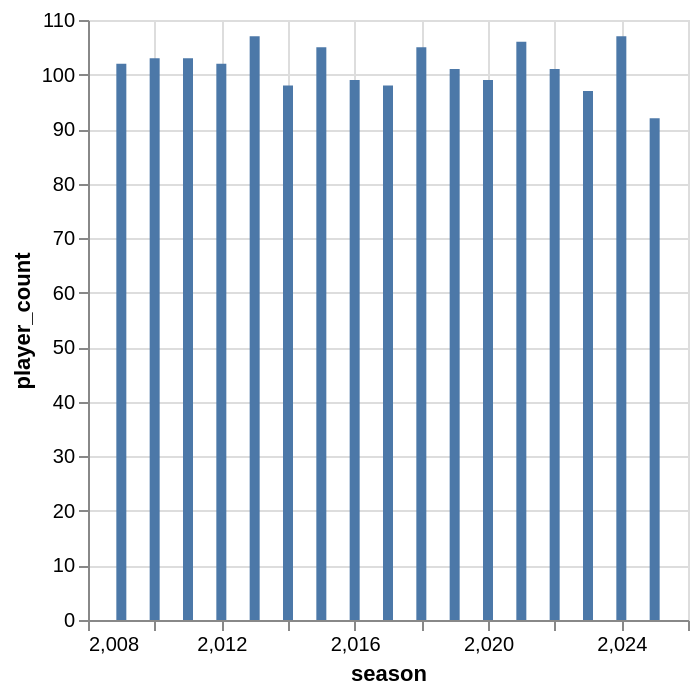

The cell this chart's notebook holds for it:
### Code cell
chart = (receiving_games
      .group_by('season')
      .agg(pl.col('player_id').n_unique().alias('player_count'))
      .sort('season')
      .plot.bar(x='season', y='player_count'))
chart

### Figure 1 — Vega-Lite specification as saved in the notebook (floating-point values rounded to 4 significant figures)
{"config": {"view": {"continuousWidth": 300, "continuousHeight": 300}}, "data": {"name": "data-08f55117bd0ffd98f12d6e171500b2f2"}, "mark": {"type": "bar", "tooltip": true}, "encoding": {"x": {"field": "season", "type": "quantitative"}, "y": {"field": "player_count", "type": "quantitative"}}, "params": [{"name": "param_1e9efca18e7a2868", "select": {"type": "interval", "encodings": ["x", "y"]}, "bind": "scales"}], "$schema": "https://vega.github.io/schema/vega-lite/v6.1.0.json", "datasets": {"data-08f55117bd0ffd98f12d6e171500b2f2": [{"season": 2009, "player_count": 102}, {"season": 2010, "player_count": 103}, {"season": 2011, "player_count": 103}, {"season": 2012, "player_count": 102}, {"season": 2013, "player_count": 107}, {"season": 2014, "player_count": 98}, {"season": 2015, "player_count": 105}, {"season": 2016, "player_count": 99}, {"season": 2017, "player_count": 98}, {"season": 2018, "player_count": 105}, {"season": 2019, "player_count": 101}, {"season": 2020, "player_count": 99}, {"season": 2021, "player_count": 106}, {"season": 2022, "player_count": 101}, {"season": 2023, "player_count": 97}, {"season": 2024, "player_count": 107}, {"season": 2025, "player_count": 92}]}}
